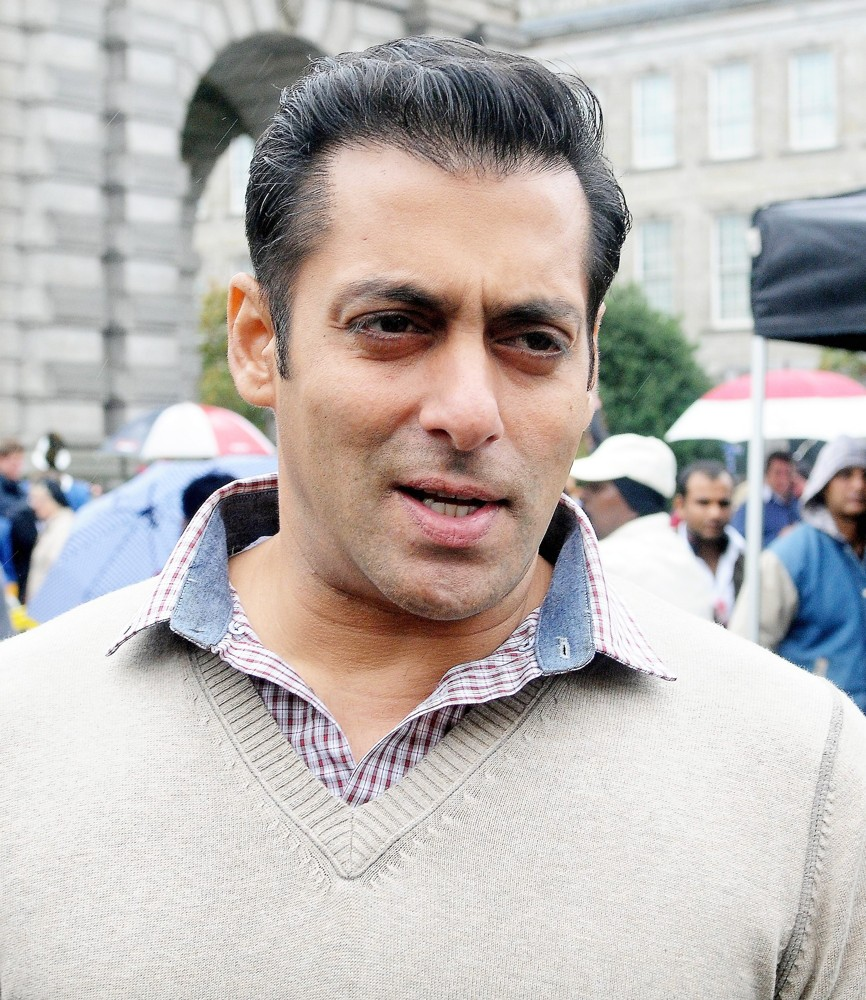
#> input picture training-data/s0/Salman Khan Wallpapers 2013 (2).jpg, 866 x 1000 px; its folder holds only this picture in this run
$ python train.py
#> lines starting #> are read from the running program, lines starting #| are printed output that depends on the picture
#!/usr/bin/env python3
# -*- coding: utf-8 -*-
"""
Created on Fri Feb  9 11:03:49 2018

@author: piyush
"""

import cv2
import os
import numpy as np

root = os.path.dirname(os.path.realpath('__file__'))

def detect_face(img):
    gray = cv2.cvtColor(img, cv2.COLOR_BGR2GRAY)
    face_cascade = cv2.CascadeClassifier('opencv-files/lbpcascade_frontalface.xml')
    faces = face_cascade.detectMultiScale(gray, scaleFactor=1.2, minNeighbors=5);
    if (len(faces) == 0):
        return None, None
    (x, y, w, h) = faces[0]
    return gray[y:y+w, x:x+h], faces[0]


def train_data(data_folder_path):
#> called with data_folder_path = 'training-data'
    dirs = os.listdir(data_folder_path)
    faces = []
    labels = []
    for dir_name in dirs:
        if not dir_name.startswith("s"):
            continue;
        label = int(dir_name.replace("s", ""))
        subject_dir_path = data_folder_path + "/" + dir_name
        subject_images_names = os.listdir(subject_dir_path)
        for image_name in subject_images_names:
            if image_name.startswith("."):
                continue;
            image_path = subject_dir_path + "/" + image_name
            image = cv2.imread(image_path)
#> image is the input picture: shape (1000, 866, 3); mean B, G, R 180.6, 182.8, 188.5
            cv2.imshow("Training on image...", cv2.resize(image, (400, 500)))
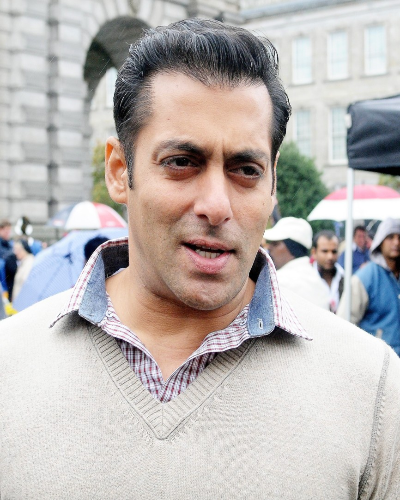
#> window 'Training on image...': shape (500, 400, 3); mean B, G, R 180.6, 182.8, 188.5
            cv2.waitKey(100)
            face, rect = detect_face(image)
#> in detect_face, `gray = cv2.cvtColor(img, cv2.COLOR_BGR2GRAY)`:
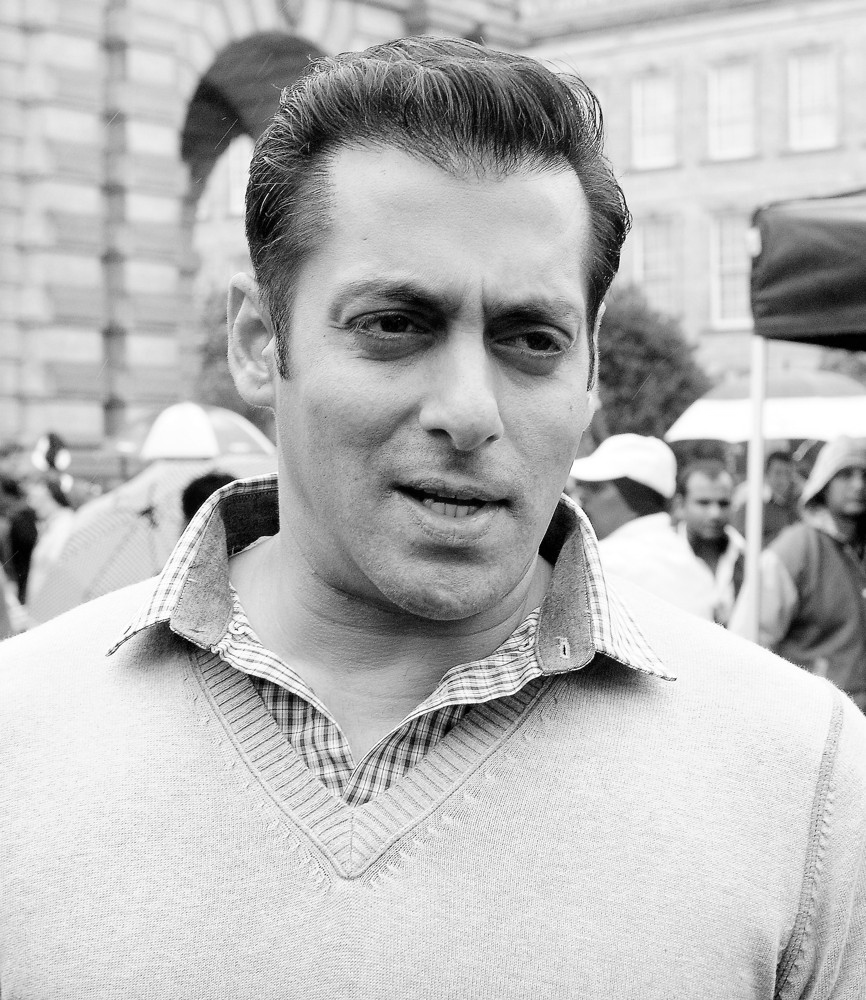
#> gray: shape (1000, 866); min 0, max 255, mean 184.3
#> in detect_face, `faces = face_cascade.detectMultiScale(gray, scaleFactor=1.2, minNeighb..`: faces = [[253, 181, 412, 412]]
#> in detect_face, `(x, y, w, h) = faces[0]`: x = 253; y = 181; w = 412
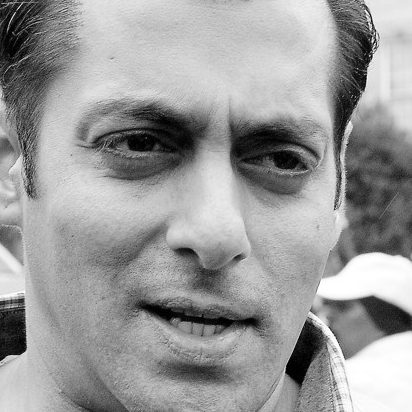
#> face: shape (412, 412); min 0, max 255, mean 155
#> rect = [253, 181, 412, 412]
            if face is not None:
                faces.append(face)
                labels.append(label)
#> pass 2 of the loop in train_data, `for dir_name in dirs:`:
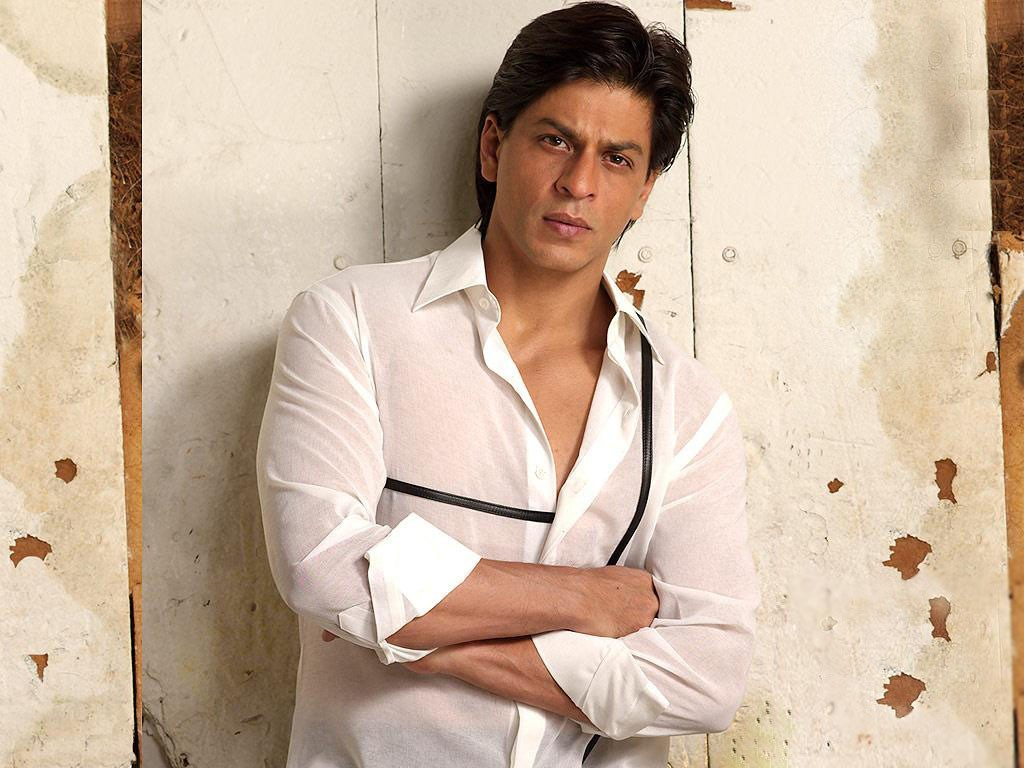
#> input picture training-data/s1/Shahrukh-Khan.jpg, 1024 x 768 px
#> in train_data, image is the input picture: shape (768, 1024, 3); mean B, G, R 162.4, 182.7, 204.4
#> in train_data, `cv2.imshow("Training on image...", cv2.resize(image, (400, 500)))`:
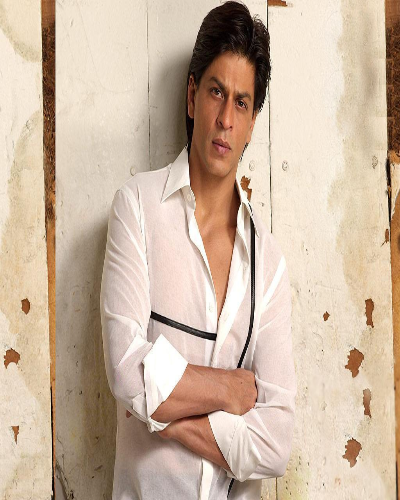
#> window 'Training on image...': shape (500, 400, 3); mean B, G, R 162.3, 182.5, 204.3
#> in detect_face (call 2), `gray = cv2.cvtColor(img, cv2.COLOR_BGR2GRAY)`:
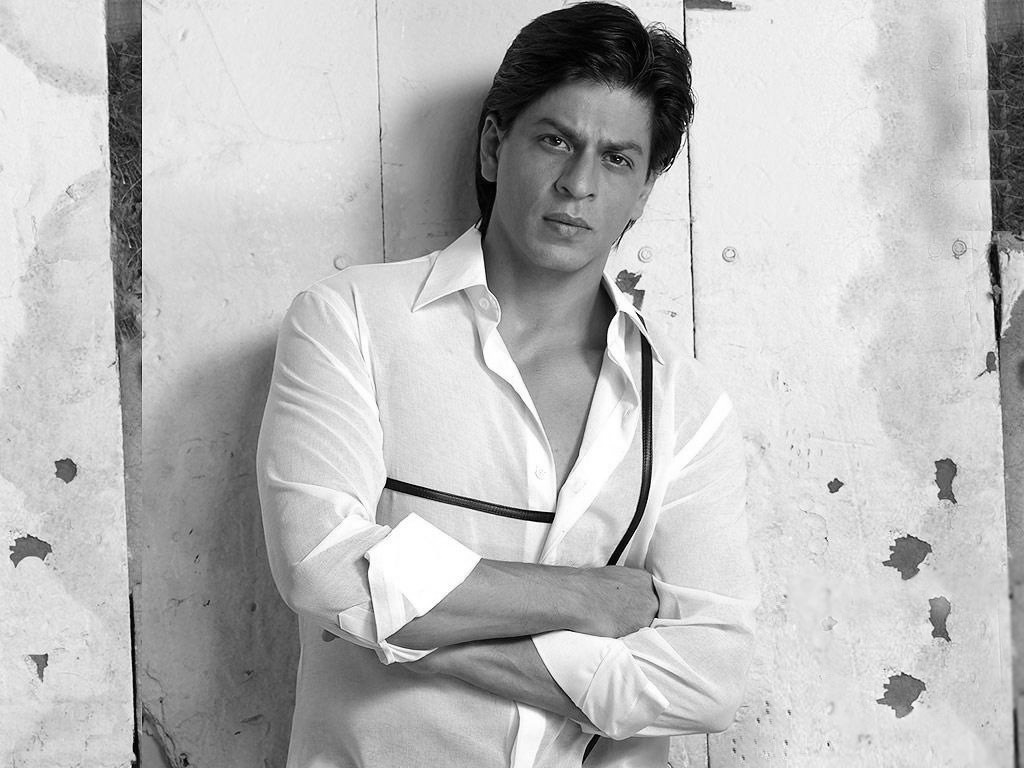
#> gray: shape (768, 1024); min 0, max 255, mean 186.9
#> in detect_face (call 2), `faces = face_cascade.detectMultiScale(gray, scaleFactor=1.2, minNeighb..`: faces = ()

    cv2.destroyAllWindows()
    cv2.waitKey(1)
    cv2.destroyAllWindows()

    return faces, labels


faces, labels = train_data("training-data")
#> faces = 1 item; labels = [0]
face_recognizer = cv2.face.LBPHFaceRecognizer_create()
face_recognizer.train(faces, np.array(labels))
face_recognizer.write(os.path.join(root,"trained_data.yml"))
cv2.waitKey(1)
cv2.destroyAllWindows()
